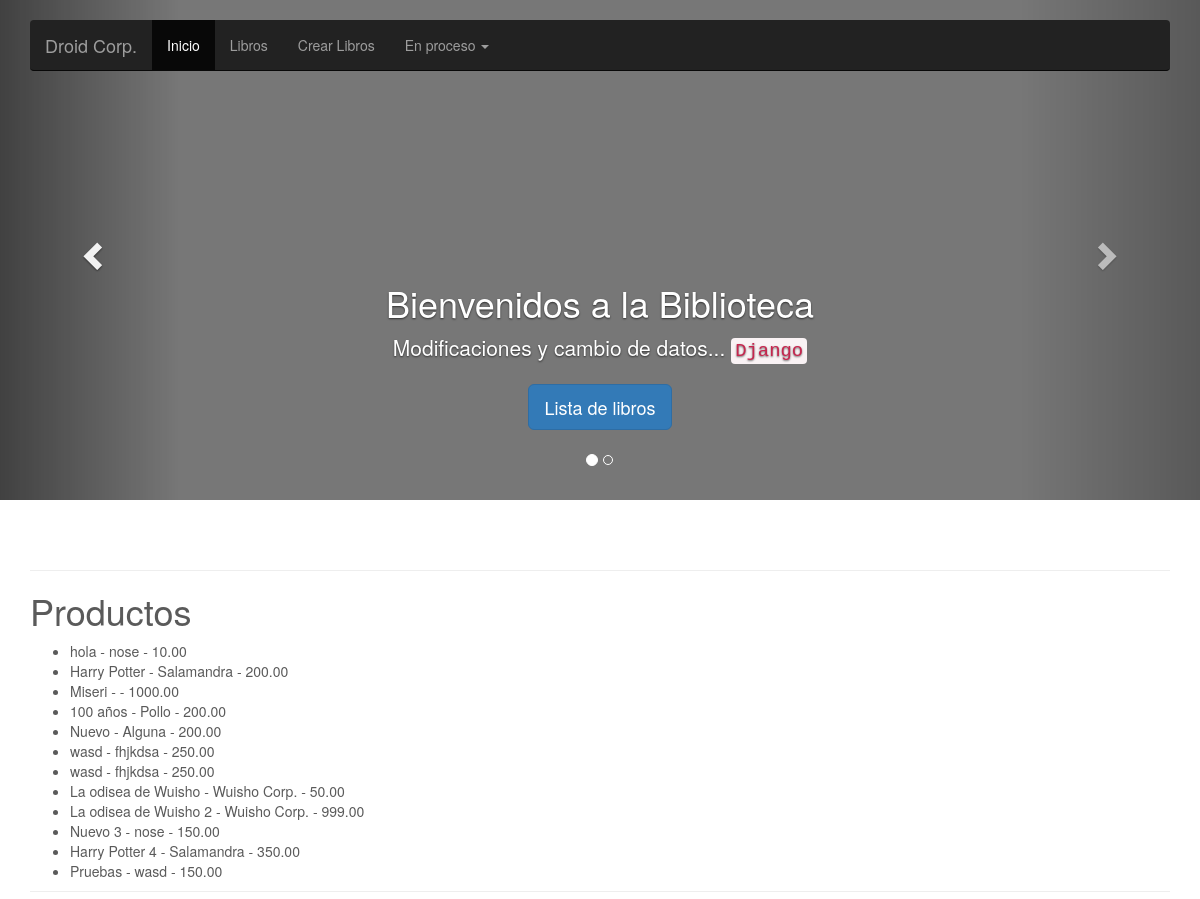
Before: /libros/lista/ (upper part) with the older database file.
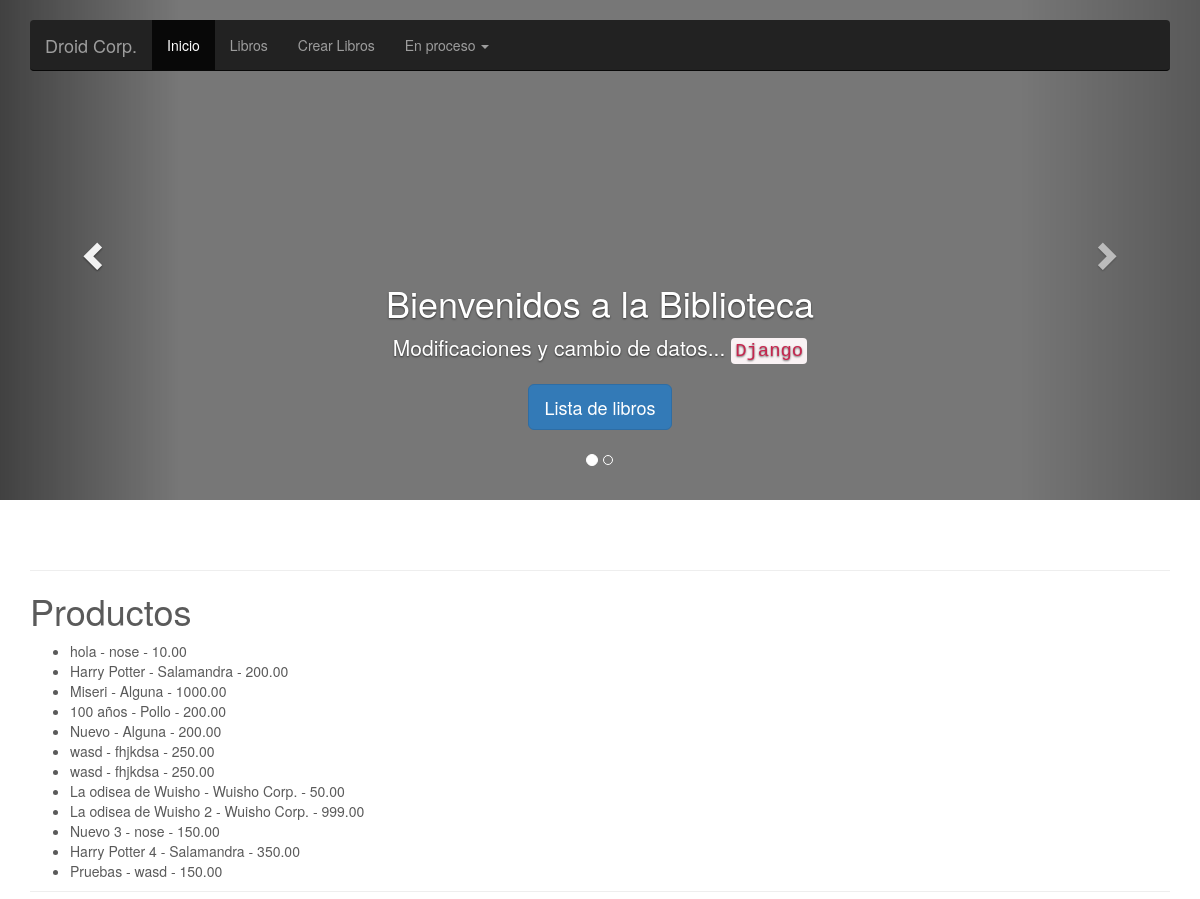
After: the same page with the newer database file.
### libros/models.py (models this page shows, shortened)
class libromodelo(models.Model):
    nombre = models.CharField(max_length = 40)
    autor = models.CharField(max_length = 40)
    editorial = models.CharField(max_length = 40)
    ISBN = models.CharField(max_length = 40)
    precio = models.DecimalField(max_digits=9999, decimal_places=2)
    slug = models.SlugField(blank=True)
    tipo = models.CharField(max_length = 40, blank=True, null=True, default="Libro")

### libros/views.py (the view)
# urls.py: url(r'^libros/lista/$', LibroListView.as_view(), name='List_view'),
class LibroListView(ListView):
    model = libromodelo
    def get_queryset(self, *args, **kwargs):
        qs = super(LibroListView, self).get_queryset(**kwargs)
        return qs

### templates/libros/libromodelo_list.html
{%extends 'base.html'%}
{%block content%}
<h1>Productos</h1>
<ul>
  {%for libromodelo in object_list%}
    <li>{{libromodelo.nombre}} - {{libromodelo.editorial}} - {{libromodelo.precio}}</li>
  {%empty%}
    <li>No hay productos en existencia!</li>
  {%endfor%}
</ul>
{%endblock %}

### templates/base.html (shortened to what this page needs)
<!DOCTYPE html>
<html lang="en">
  <head>
    <link href="/static/css/bootstrap.min.css" rel="stylesheet">
    <link href="/static/css/carousel.css" rel="stylesheet">
    <link rel="stylesheet" href="/static/css/estilos.css">
  </head>
  <body>
    <div class="navbar-wrapper">
      <div class="container">
        <nav class="navbar navbar-inverse navbar-static-top">
          <div class="container">
            <div class="navbar-header">
              <a class="navbar-brand" href="/">Droid Corp.</a>
            </div>
            <div id="navbar" class="navbar-collapse collapse">
              <ul class="nav navbar-nav">
                <li class="active"><a href="/">Inicio</a></li>
                <li><a href="/libros">Libros</a></li>
                <li><a href="/crear_libro">Crear Libros</a></li>
                <li class="dropdown">
                  <a href="#" class="dropdown-toggle" data-toggle="dropdown" role="button" aria-haspopup="true" aria-expanded="false">En proceso <span class="caret"></span></a>
                </li>
              </ul>
            </div>
          </div>
        </nav>
      </div>
    </div>
    <div id="myCarousel" class="carousel slide" data-ride="carousel">
      <ol class="carousel-indicators">
        <li data-target="#myCarousel" data-slide-to="0" class="active"></li>
        <li data-target="#myCarousel" data-slide-to="1"></li>
      </ol>
      <div class="carousel-inner" role="listbox">
        <div class="item active">
          <img class="first-slide" alt="First slide">
          <div class="container">
            <div class="carousel-caption">
              <h1>Bienvenidos a la Biblioteca</h1>
              <p>Modificaciones y cambio de datos... <code>Django</code></p>
              <p><a class="btn btn-lg btn-primary" href="/libros" role="button">Lista de libros</a></p>
            </div>
          </div>
        </div>
      </div>
      <a class="left carousel-control" href="#myCarousel" role="button" data-slide="prev">
        <span class="glyphicon glyphicon-chevron-left" aria-hidden="true"></span>
      </a>
      <a class="right carousel-control" href="#myCarousel" role="button" data-slide="next">
        <span class="glyphicon glyphicon-chevron-right" aria-hidden="true"></span>
      </a>
    </div>
    <div class="container marketing">
      <hr class="featurette-divider">
      {%block content%}
        {%endblock%}
      <hr class="featurette-divider">
    </div>
    {% load static %}
  </body>
</html>

### static/css/carousel.css (style rules this page uses)
body { padding-bottom: 40px; color: #5a5a5a; }
.navbar-wrapper { position: absolute; top: 0; right: 0; left: 0; z-index: 20; }
.navbar-wrapper > .container { padding-right: 0; padding-left: 0; }
.navbar-wrapper .navbar { padding-right: 15px; padding-left: 15px; }
.navbar-wrapper .navbar .container { width: auto; }
.carousel { height: 500px; margin-bottom: 60px; }
.carousel-caption { z-index: 10; }
.carousel .item { height: 500px; background-color: #777; }
.carousel-inner > .item > img { position: absolute; top: 0; left: 0; min-width: 100%; height: 500px; }
.featurette-divider { margin: 80px 0; }
@media (min-width: 768px) { .navbar-wrapper { margin-top: 20px; } }
@media (min-width: 768px) { .navbar-wrapper .container { padding-right: 15px; padding-left: 15px; } }
@media (min-width: 768px) { .navbar-wrapper .navbar { padding-right: 0; padding-left: 0; } }
@media (min-width: 768px) { .navbar-wrapper .navbar { border-radius: 4px; } }
@media (min-width: 768px) { .carousel-caption p { margin-bottom: 20px; font-size: 21px; line-height: 1.4; } }

### static/css/estilos.css (style rules this page uses)
.featurette-divider { margin: 10px 0; }

Changed rows visible on the page:
changed libromodelo "Miseri": editorial (not shown) → "Alguna"
